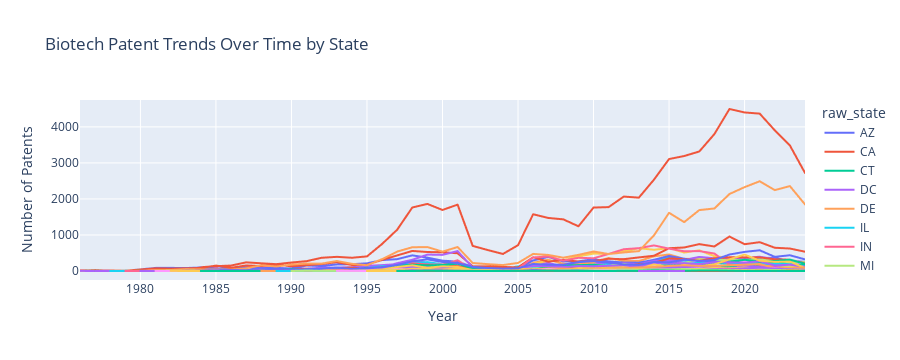

The notebook cell saved with this chart:
### Code cell
# Create an interactive line plot showing patent trends by state
fig = px.line(
    patent_trends_by_state,
    x="year",
    y="patent_count",
    color="raw_state",  # Color by state
    title="Biotech Patent Trends Over Time by State",
    labels={"patent_count": "Number of Patents", "year": "Year"},
)

# Show the plot
fig.show()
